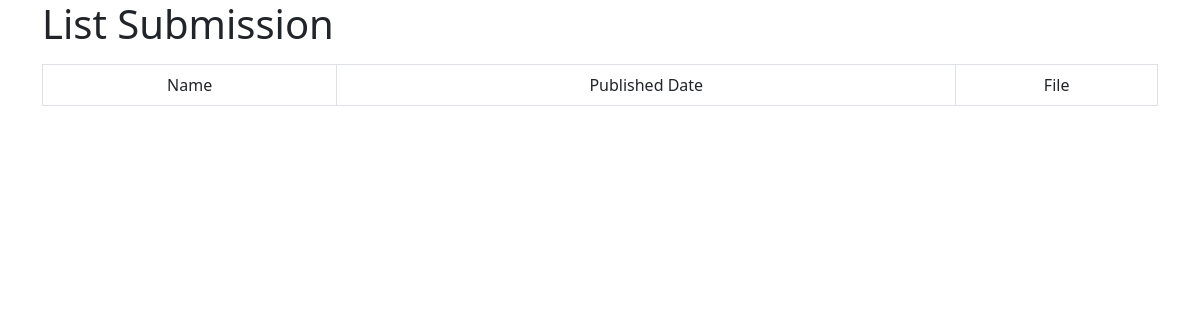
Before: /submissionlist.php with the older database file.
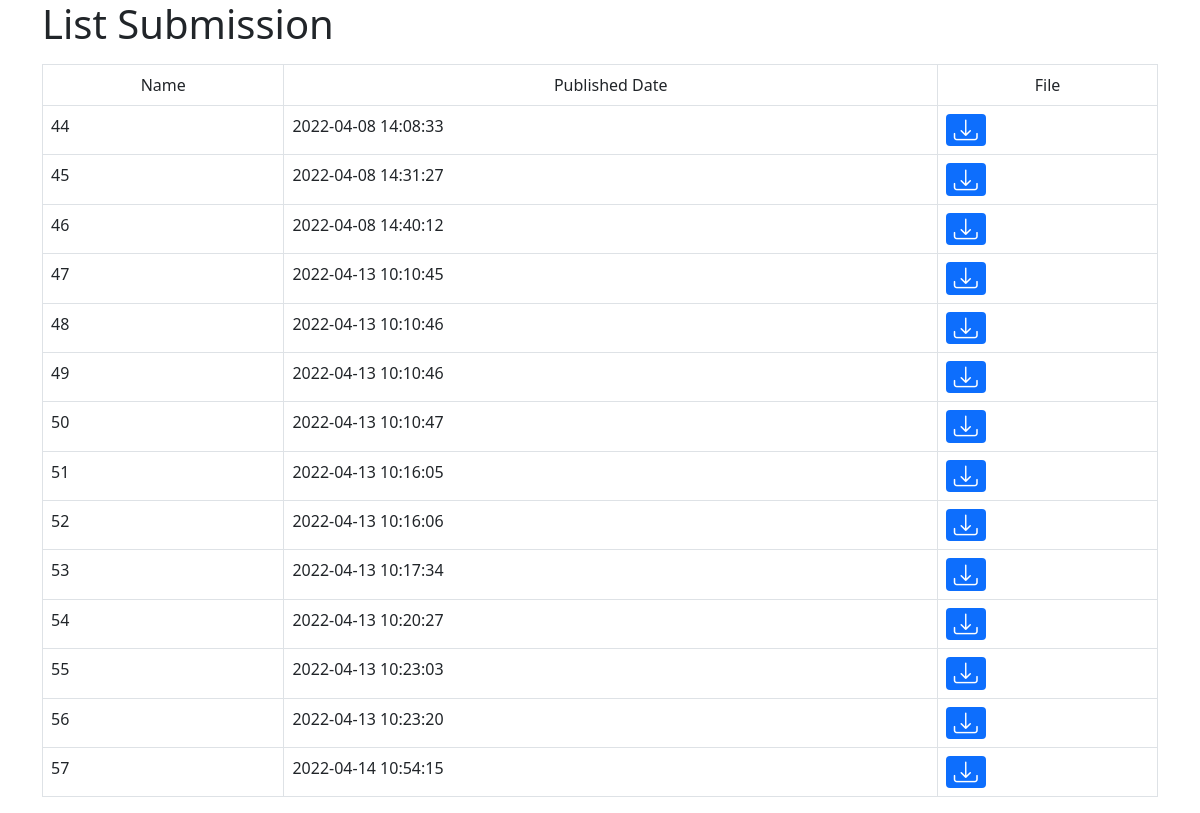
After: the same page with the newer database file.
### tables this page shows
CREATE TABLE `assignment_submissions` (
  `assignment_submission_id` int(10) UNSIGNED NOT NULL,
  `submission_filename` varchar(255) NOT NULL,
  `submitted_date` datetime NOT NULL,
  `assignment_token` varchar(255) NOT NULL,
  `assignment_id` int(10) UNSIGNED DEFAULT NULL
);

### Model/DbConnect.php (called while the page is built)
<?php
class DbConnect
{
    private $host = "localhost";
    private $user = "root";
    private $pass = "";
    private $dbName = "incareer2";
    public function connect()
    {
        try {
            $conn = new PDO('mysql:host=' . $this->host . '; dbname=' . $this->dbName, $this->user, $this->pass);
            $conn->setAttribute(PDO::ATTR_ERRMODE, PDO::ERRMODE_EXCEPTION);
            return $conn;
        } catch (PDOException $e) {
            echo "Database Error: " . $e->getMessage();
        }
    }
}

### Model/AssignmentSubmission.php (called while the page is built, shortened)
<?php
class AssignmentSubmission
{
    private $dbConn;
    public function __construct()
    {
        require_once("DbConnect.php");
        $db = new DbConnect;
        $this->dbConn = $db->connect();
    }
    public function getAllAssignment()
    {
        $stmnt = $this->dbConn->prepare(
            'SELECT * FROM assignment_submissions'
        );
        try {
            if ($stmnt->execute()) {
                $allAssignment = $stmnt->fetchAll(PDO::FETCH_ASSOC);
            }
        } catch (Exception $e) {
            return $e->getMessage();
        }
        return $allAssignment;
    }
}

### submissionlist.php (the view, shortened to what this page needs)
<!doctype html>
<html lang="en">
<head>
    <link href="https://cdn.jsdelivr.net/npm/bootstrap@5.1.3/dist/css/bootstrap.min.css" rel="stylesheet">
    <link rel="stylesheet" href="https://cdn.jsdelivr.net/npm/bootstrap-icons@1.8.1/font/bootstrap-icons.css">
</head>
<body>
    <div class="container">
        <h1>List Submission</h1>
        <div class="conatiner mt-3">
            <table class="table table-bordered">
                <tr class="text-center">
                    <td>Name</td>
                    <td>Published Date</td>
                    <td>File</td>
                    <?php
                    require_once('./Model/AssignmentSubmission.php');
                    $aq = new AssignmentSubmission;
                    $all = $aq->getAllAssignment();
                    foreach ($all as $key => $value) {
                    ?>
                </tr>
                <td><?php echo $value['assignment_submission_id'] ?></td>
                <td><?php echo $value['submitted_date'] ?></td>
                <td>
                    <a href="download.php?path=./Upload/Assignment/Submission/Submission<?php echo $value['submission_filename'] ?>">
                        <span class="badge bg-primary"><i class="bi bi-download" style="font-size: 1.5rem; "></i></span>
                    </a>
                </td>
            <?php } ?>
            </table>
        </div>
    </div>
</body>
</html>

Changed rows visible on the page:
added assignment_submissions: assignment_submission_id "44", submitted_date "2022-04-08 14:08:33"
added assignment_submissions: assignment_submission_id "45", submitted_date "2022-04-08 14:31:27"
added assignment_submissions: assignment_submission_id "46", submitted_date "2022-04-08 14:40:12"
added assignment_submissions: assignment_submission_id "47", submitted_date "2022-04-13 10:10:45"
added assignment_submissions: assignment_submission_id "48", submitted_date "2022-04-13 10:10:46"
added assignment_submissions: assignment_submission_id "49", submitted_date "2022-04-13 10:10:46"
added assignment_submissions: assignment_submission_id "50", submitted_date "2022-04-13 10:10:47"
added assignment_submissions: assignment_submission_id "51", submitted_date "2022-04-13 10:16:05"
added assignment_submissions: assignment_submission_id "52", submitted_date "2022-04-13 10:16:06"
added assignment_submissions: assignment_submission_id "53", submitted_date "2022-04-13 10:17:34"
added assignment_submissions: assignment_submission_id "54", submitted_date "2022-04-13 10:20:27"
added assignment_submissions: assignment_submission_id "55", submitted_date "2022-04-13 10:23:03"
added assignment_submissions: assignment_submission_id "56", submitted_date "2022-04-13 10:23:20"
added assignment_submissions: assignment_submission_id "57", submitted_date "2022-04-14 10:54:15"
